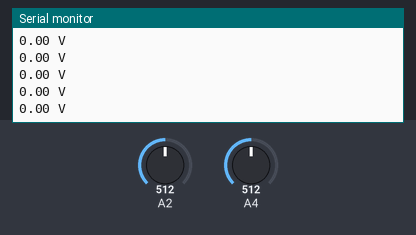
This sketch was run on a simulated Arduino Uno, built with avr-gcc and run on an emulated ATmega328P. On the bench: the last lines printed to the serial monitor. Inputs (shaded band) come from the test bench; at power-on: A2 = 512, A4 = 512.

Above: at 1.2 s.
1.3 s: A2 set to 716
At 1.34 s:
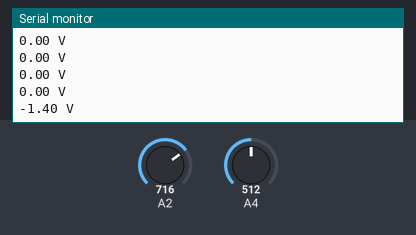
2.8 s: A4 set to 306
At 2.88 s:
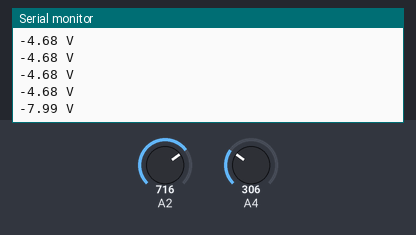
4.3 s: A2 set to 900
At 4.32 s:
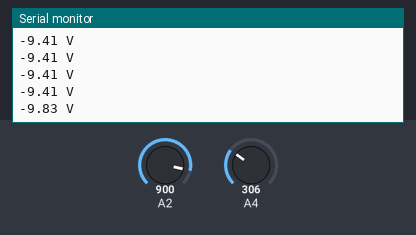
5.8 s: A4 set to 122
At 5.86 s:
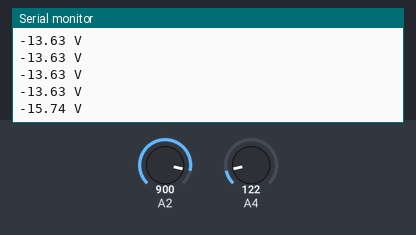
Timing chart, 0 to 8.3 s (numbered marks = the images above; inputs shaded):
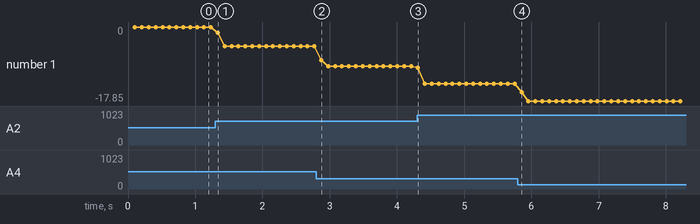

Measured:
- after the input at 1.3 s, the serial monitor: prints a new line at once (image 1)
- after the input at 2.8 s, the serial monitor: prints a new line after 0.08 s (image 2)
- after the input at 4.3 s, the serial monitor: prints a new line at once (image 3)
- after the input at 5.8 s, the serial monitor: prints a new line after 0.05 s (image 4)
- plotted number 1: 0 → -4.68 after the input at 1.3 s, -4.68 → -9.41 after the input at 2.8 s, -9.41 → -13.63 after the input at 4.3 s, -13.63 → -17.85 after the input at 5.8 s

The sketch:

VoltageReader.ino
```cpp
/*--------------------------------------------------------------
  Program:      volt_measure

  Description:  Reads value on analog input A2 and calculates
                the voltage assuming that a voltage divider
                network on the pin divides by 11.

  Hardware:     Arduino Uno with voltage divider on A2.

  Software:     Developed using Arduino 1.0.5 software
                Should be compatible with Arduino 1.0 +

  Date:         22 May 2013

  Author:       W.A. Smith, http://startingelectronics.org
--------------------------------------------------------------*/

// number of analog samples to take per reading
#define NUM_SAMPLES 10

int sumA2 = 0;                    // sum of samples taken
int sumA4 = 0;
unsigned char sample_count = 0; // current sample number
float voltage = 0.00;            // calculated voltage

void setup()
{
    Serial.begin(9600);
}

void loop() {

    // take a number of analog samples and add them up
    while (sample_count < NUM_SAMPLES) {
        sumA2 += analogRead(A2);
        sumA4 += analogRead(A4);
        sample_count++;
        delay(10);
    }
    // calculate the voltage
    // use 5.0 for a 5.0V ADC reference voltage
    // 5.015V is the calibrated reference voltage
    voltage = (((float)sumA4 - (float)sumA2) / (float)NUM_SAMPLES * 5.21 * 25.7 / 5.7) / 1024.0;
    // send voltage for display on Serial Monitor
    // voltage multiplied by 11 when using voltage divider that
    // divides by 11. 11.132 is the calibrated voltage divide
    // value
    Serial.print(voltage /* 2.1917*/);
    Serial.println (" V");
    sample_count = 0;
    sumA2 = 0;
    sumA4 = 0;
}
```
